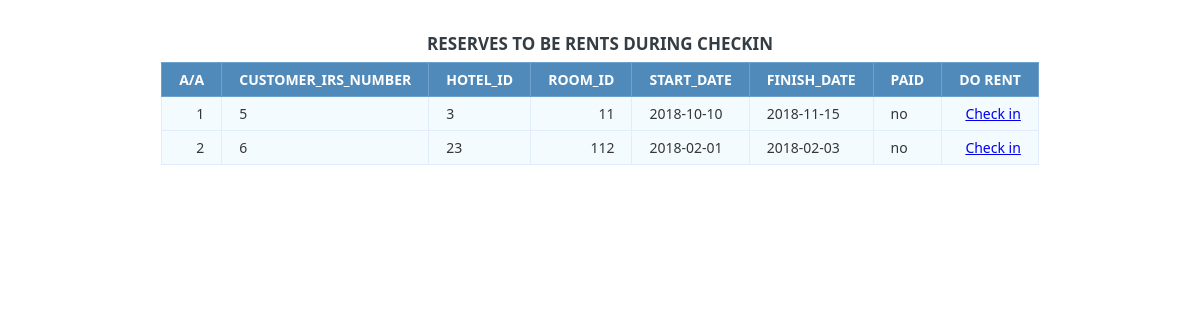
The app's page /checkin/checkin.php with its own data.
### tables this page shows
CREATE TABLE `reserves` (
  `Customer_IRSnumber` int(11) DEFAULT NULL,
  `Hotel_room_Room_id` int(11) DEFAULT NULL,
  `Start_date` date NOT NULL,
  `Paid` varchar(11) NOT NULL,
  `Finish_date` date NOT NULL
);

CREATE TABLE `hotel_room` (
  `Room_id` int(11) NOT NULL,
  `Hotel_id` int(11) NOT NULL,
  `View` varchar(45) NOT NULL,
  `Price` int(11) NOT NULL,
  `Expandable` varchar(45) NOT NULL,
  `Repairs_need` varchar(45) NOT NULL,
  `Capacity` int(11) NOT NULL
);

### checkin/checkin.php (the view, shortened to what this page needs)
<html lang="gre">
  <head>
</head>
  <body>
    <div class="wrapper">
<html>
	<head>
<table class="data-table">
		<caption> <h1> Reserves to be Rents during Checkin </h1> </caption >
			<thead>
				<tr>
                    <th>A/A</th>
					<th>Customer_irs_number</th>
                    <th>Hotel_id</th>
					<th>Room_ID</th>
					<th>Start_date</th>
					<th>Finish_date</th>
					<th>Paid</th>
                    <th>Do Rent</th>
                </tr>
			</thead>
			<tbody>
<?php
    $link = mysqli_connect("127.0.0.1","root","","test");
    $no = 1;
    $sql=" SELECT * FROM reserves ";
    $query= mysqli_query($link,$sql);
	while ($row = mysqli_fetch_array($query) )
 {
    $r_id=$row['Hotel_room_Room_id'];
    $sql2 = "SELECT Hotel_id FROM hotel_room WHERE Room_id=$r_id " ;
    $query2 = mysqli_query($link, $sql2);
	$row2= mysqli_fetch_array($query2);
	if($row['Paid']=='no' or $row['Paid']=='NO' or $row['Paid']=='No' ){
     echo '<tr>
    <td>'.$no.'</td>
    <td >'.$row['Customer_IRSnumber'].'</td>
    <td>'.$row2['Hotel_id'] . '</td>
    <td>'.$row['Hotel_room_Room_id'].'</td>
    <td>'.$row['Start_date'] .'</td>
    <td>'.$row['Finish_date'] . '</td>
    <td>'.$row['Paid'] .'</td>
	<td> <a href="to_be_rent.php?number='.$no.'&Customer_IRSnumber='.$row['Customer_IRSnumber'].'
										&Hotel_id='.$row2['Hotel_id'].'
										&Hotel_room_Room_id='.$row['Hotel_room_Room_id'].'
										&Start_date='.$row['Start_date'].'
										&Finish_date='.$row['Finish_date'].'
										&Paid='.$row['Paid'].'
										"> Check in	 </a> </td>
 </tr>';
$no++;
 }}
?>
	</tbody>
         </table>
         </div>
    <br><br><br><br><br><br><br><br><br><br><br><br>
      </body>
      </html>

### checkin/checkin.php (style rules this page uses)
body { font-size: 15px; color: #343d44; font-family: "segoe-ui", "open-sans", tahoma, arial; padding: 0; margin: 0; }
table { margin: auto; font-family: "Lucida Sans Unicode", "Lucida Grande", "Segoe Ui"; font-size: 12px; }
h1 { margin: 25px auto 0; text-align: center; text-transform: uppercase; font-size: 17px; }
table td { transition: all .5s; }
.data-table { border-collapse: collapse; font-size: 14px; min-width: 537px; }
.data-table th, .data-table td { border: 1px solid #e1edff; padding: 7px 17px; }
.data-table caption { margin: 7px; }
.data-table thead th { background-color: #508abb; color: #FFFFFF; border-color: #6ea1cc !important; text-transform: uppercase; }
.data-table tbody td { color: #353535; }
.data-table tbody td:first-child, .data-table tbody td:nth-child(4), .data-table tbody td:last-child { text-align: right; }
.data-table tbody tr:nth-child(odd) td { background-color: #f4fbff; }
.data-table tbody tr:nth-child(even) td { background-color: #f4fbff; }

### records on screen
reserves: Customer_IRSnumber "5", hotel_room.Hotel_id "3", Hotel_room_Room_id "11", Start_date "2018-10-10", Finish_date "2018-11-15", Paid "no"
reserves: Customer_IRSnumber "6", hotel_room.Hotel_id "23", Hotel_room_Room_id "112", Start_date "2018-02-01", Finish_date "2018-02-03", Paid "no"
